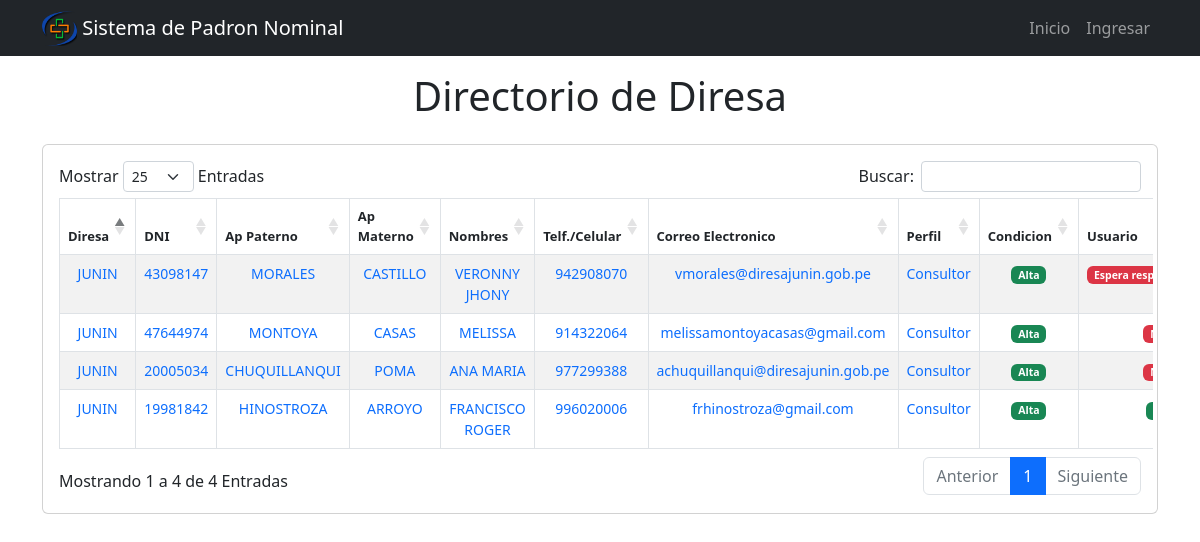
Page /frontend_directorio_diresa/ on the committed database.
### filiacion/models.py (models this page shows, shortened)
class Directorio(models.Model):
    TIPO_USUARIO = [
                    ('diresa', 'diresa'),
                    ('red', 'red'),
                    ('microred', 'microred'),
                    ('establecimiento', 'establecimiento'),
                ]
    PERFIL = [
                ('Consultor', 'Consultor'),
                ('Registrador', 'Registrador'),
            ]
    CONDICION = [
                    ('Alta', 'Alta'),
                    ('Baja', 'Baja'),
                ]
    CUENTA_USUARIO = [
                    ('Si', 'Si'),
                    ('No', 'No'),
                    ('Espera respuesta MINSA', 'Espera respuesta MINSA'),
                ]
    diresa = models.CharField(max_length=100,null=True, blank=True)
    red = models.CharField(max_length=100,null=True, blank=True)
    microred = models.CharField(max_length=100,null=True, blank=True)
    establecimiento = models.CharField(max_length=100,null=True, blank=True)
    tipo_usuario = models.CharField(choices=TIPO_USUARIO, max_length=100, null=True, blank=True)
    documento_identidad = models.CharField(max_length=100,null=True, blank=True)
    apellido_paterno = models.CharField(max_length=100,null=True, blank=True)
    apellido_materno = models.CharField(max_length=200,null=True, blank=True)
    nombres = models.CharField(max_length=200,null=True, blank=True)
    telefono = models.CharField(max_length=200,null=True, blank=True)
    correo_electronico = models.CharField(max_length=200,null=True, blank=True)
    perfil = models.CharField(choices=PERFIL,max_length=100,null=True, blank=True)
    condicion = models.CharField(choices=CONDICION,max_length=100,null=True, blank=True)
    cuenta_usuario = models.CharField(choices=CUENTA_USUARIO,max_length=100,null=True, blank=True)
    contraseña_usuario = models.CharField(max_length=100,null=True, blank=True)
    req_formato = models.FileField(upload_to="filiacion/formato/",null=True, blank=True)
    dateTimeOfUpload_req_formato = models.DateTimeField(auto_now = True,null=True, blank=True)
    req_generales_excel = models.FileField(upload_to="filiacion/excel/",null=True, blank=True)
    dateTimeOfUpload_generales_excel = models.DateTimeField(auto_now = True,null=True, blank=True)

### filiacion/views.py (the view)
# urls.py: path('frontend_directorio_diresa/', views.frontend_directorio_diresa, name='frontend_directorio_diresa'),
def frontend_directorio_diresa(request):
    directorio_diresas= Directorio.objects.all()
    context = {
            'directorio_diresas': directorio_diresas,
            }
    return render(request, 'frontend/directorio_diresa.html', context)

### filiacion/templates/frontend/directorio_diresa.html
{% extends 'base.html' %}
{% block content %}
<main class="container">
    <div class="display-1 text-center py-3">
      <h1>Directorio de Diresa</h1>
    </div>
  <section class="card card-body">
    <div class="row">
      <div class="table-responsive">
        <table id="table_padron_diresa" class="table table-bordered table-hover table-striped">
          <thead class="text-center" style="font-size: 13px;">
            <tr>
              <th>Diresa</th>
              <th>DNI</th>
              <th>Ap Paterno</th>
              <th>Ap Materno</th>
              <th>Nombres</th>
              <th>Telf./Celular</th>
              <th>Correo Electronico</th>
              <th>Perfil</th>
              <th>Condicion</th>
              <th>Usuario</th>
            </tr>
          </thead>
          <tbody class="text-center" style="font-size: 14px;" >
              {% for directorio_diresa in directorio_diresas %}
              <tr>
                <td class="text-primary">{{ directorio_diresa.diresa }}</td>
                <td class="text-primary">{{ directorio_diresa.documento_identidad }}</td>
                <td class="text-primary">{{ directorio_diresa.apellido_paterno }}</td>
                <td class="text-primary">{{ directorio_diresa.apellido_materno }}</td>
                <td class="text-primary">{{ directorio_diresa.nombres }}</td>
                <td class="text-primary">{{ directorio_diresa.telefono }}</td>
                <td class="text-primary">{{ directorio_diresa.correo_electronico }}</td>
                <td class="text-primary">{{ directorio_diresa.perfil }}</td>
                {% if directorio_diresa.condicion == "Alta" %}
                <td>
                  <span class="badge bg-success">{{ directorio_diresa.condicion }}</span>
                </td>
                {% else %}
                <td>
                  <span class="badge bg-danger">{{ directorio_diresa.condicion }}</span>
                </td>
                {% endif %}
                {% if directorio_diresa.cuenta_usuario == "Si" %}
                <td>
                  <span class="badge bg-success">{{ directorio_diresa.cuenta_usuario }}</span>
                </td>
                {% else %}
                <td>
                  <span class="badge bg-danger">{{ directorio_diresa.cuenta_usuario }}</span>
                </td>
                {% endif %}
              </tr>
            {% endfor %}
          </tbody>
        </table>
      </div>
    </div>
  </section>
</main>
{% endblock %}

### rows in the picture
Directorio: diresa "JUNIN", documento_identidad "43098147", apellido_paterno "MORALES", apellido_materno "CASTILLO", nombres "VERONNY JHONY", telefono "942908070", correo_electronico "vmorales@diresajunin.gob.pe", perfil "Consultor", condicion "Alta", cuenta_usuario "Espera…"
Directorio: diresa "JUNIN", documento_identidad "47644974", apellido_paterno "MONTOYA", apellido_materno "CASAS", nombres "MELISSA", telefono "914322064", correo_electronico "melissamontoyacasas@gmail.com", perfil "Consultor", condicion "Alta"
Directorio: diresa "JUNIN", documento_identidad "20005034", apellido_paterno "CHUQUILLANQUI", apellido_materno "POMA", nombres "ANA MARIA", telefono "977299388", correo_electronico "achuquillanqui@diresajunin.gob.pe", perfil "Consultor", condicion "Alta"
Directorio: diresa "JUNIN", documento_identidad "19981842", apellido_paterno "HINOSTROZA", apellido_materno "ARROYO", nombres "FRANCISCO ROGER", telefono "996020006", correo_electronico "frhinostroza@gmail.com", perfil "Consultor", condicion "Alta"
